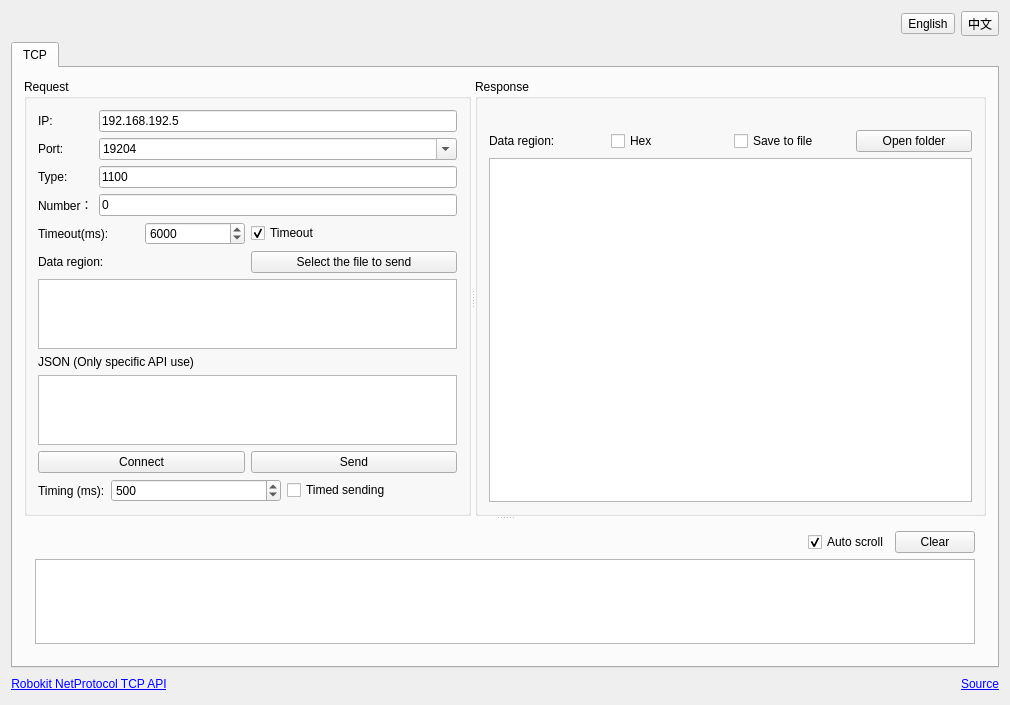
<?xml version="1.0" encoding="UTF-8"?>
<ui version="4.0">
 <class>SCTcpToolWidget</class>
 <widget class="QWidget" name="SCTcpToolWidget">
  <property name="geometry">
   <rect>
    <x>0</x>
    <y>0</y>
    <width>1010</width>
    <height>705</height>
   </rect>
  </property>
  <property name="windowTitle">
   <string>Network protocol test tool</string>
  </property>
  <property name="styleSheet">
   <string notr="true"/>
  </property>
  <layout class="QVBoxLayout" name="verticalLayout_4">
   <item>
    <layout class="QHBoxLayout" name="horizontalLayout_9">
     <item>
      <spacer name="horizontalSpacer_3">
       <property name="orientation">
        <enum>Qt::Horizontal</enum>
       </property>
       <property name="sizeHint" stdset="0">
        <size>
         <width>40</width>
         <height>20</height>
        </size>
       </property>
      </spacer>
     </item>
     <item>
      <widget class="QToolButton" name="toolButton_en">
       <property name="text">
        <string>English</string>
       </property>
      </widget>
     </item>
     <item>
      <widget class="QToolButton" name="toolButton_ch">
       <property name="text">
        <string>中文</string>
       </property>
      </widget>
     </item>
    </layout>
   </item>
   <item>
    <widget class="QTabWidget" name="tabWidget">
     <property name="currentIndex">
      <number>0</number>
     </property>
     <widget class="QWidget" name="tab">
      <attribute name="title">
       <string>TCP</string>
      </attribute>
      <layout class="QVBoxLayout" name="verticalLayout_5">
       <item>
        <widget class="QSplitter" name="splitter_2">
         <property name="lineWidth">
          <number>0</number>
         </property>
         <property name="orientation">
          <enum>Qt::Vertical</enum>
         </property>
         <widget class="QSplitter" name="splitter">
          <property name="lineWidth">
           <number>0</number>
          </property>
          <property name="orientation">
           <enum>Qt::Horizontal</enum>
          </property>
          <widget class="QGroupBox" name="groupBox">
           <property name="sizePolicy">
            <sizepolicy hsizetype="Preferred" vsizetype="Preferred">
             <horstretch>0</horstretch>
             <verstretch>0</verstretch>
            </sizepolicy>
           </property>
           <property name="title">
            <string>Request</string>
           </property>
           <layout class="QVBoxLayout" name="verticalLayout_2">
            <item>
             <layout class="QFormLayout" name="formLayout">
              <property name="sizeConstraint">
               <enum>QLayout::SetDefaultConstraint</enum>
              </property>
              <item row="0" column="0">
               <widget class="QLabel" name="label_2">
                <property name="text">
                 <string>IP:</string>
                </property>
               </widget>
              </item>
              <item row="0" column="1">
               <widget class="QLineEdit" name="lineEdit_ip">
                <property name="text">
                 <string>192.168.192.5</string>
                </property>
               </widget>
              </item>
              <item row="1" column="0">
               <widget class="QLabel" name="label_3">
                <property name="text">
                 <string>Port:</string>
                </property>
               </widget>
              </item>
              <item row="1" column="1">
               <widget class="QComboBox" name="comboBox_port">
                <property name="editable">
                 <bool>true</bool>
                </property>
                <item>
                 <property name="text">
                  <string>19204</string>
                 </property>
                </item>
                <item>
                 <property name="text">
                  <string>19205</string>
                 </property>
                </item>
                <item>
                 <property name="text">
                  <string>19206</string>
                 </property>
                </item>
                <item>
                 <property name="text">
                  <string>19207</string>
                 </property>
                </item>
                <item>
                 <property name="text">
                  <string>19208</string>
                 </property>
                </item>
                <item>
                 <property name="text">
                  <string>19209</string>
                 </property>
                </item>
                <item>
                 <property name="text">
                  <string>19210</string>
                 </property>
                </item>
                <item>
                 <property name="text">
                  <string>19200</string>
                 </property>
                </item>
               </widget>
              </item>
              <item row="2" column="0">
               <widget class="QLabel" name="label_9">
                <property name="text">
                 <string>Type:</string>
                </property>
               </widget>
              </item>
              <item row="2" column="1">
               <widget class="QLineEdit" name="lineEdit_sendCommand">
                <property name="text">
                 <string>1100</string>
                </property>
               </widget>
              </item>
              <item row="3" column="0">
               <widget class="QLabel" name="label_4">
                <property name="text">
                 <string>Number：</string>
                </property>
               </widget>
              </item>
              <item row="3" column="1">
               <widget class="QLineEdit" name="lineEdit_number">
                <property name="text">
                 <string>0</string>
                </property>
               </widget>
              </item>
             </layout>
            </item>
            <item>
             <layout class="QHBoxLayout" name="horizontalLayout_6">
              <item>
               <layout class="QHBoxLayout" name="horizontalLayout_3">
                <item>
                 <widget class="QLabel" name="label_7">
                  <property name="sizePolicy">
                   <sizepolicy hsizetype="Preferred" vsizetype="Preferred">
                    <horstretch>0</horstretch>
                    <verstretch>0</verstretch>
                   </sizepolicy>
                  </property>
                  <property name="text">
                   <string>Timeout(ms):</string>
                  </property>
                 </widget>
                </item>
                <item>
                 <widget class="QSpinBox" name="spinBox_timeOut">
                  <property name="minimum">
                   <number>100</number>
                  </property>
                  <property name="maximum">
                   <number>99999999</number>
                  </property>
                  <property name="value">
                   <number>6000</number>
                  </property>
                 </widget>
                </item>
               </layout>
              </item>
              <item>
               <widget class="QCheckBox" name="checkBox_timeOut">
                <property name="text">
                 <string>Timeout</string>
                </property>
                <property name="checked">
                 <bool>true</bool>
                </property>
               </widget>
              </item>
             </layout>
            </item>
            <item>
             <layout class="QHBoxLayout" name="horizontalLayout">
              <item>
               <widget class="QLabel" name="label_5">
                <property name="text">
                 <string>Data region:</string>
                </property>
               </widget>
              </item>
              <item>
               <widget class="QPushButton" name="pushButton_zipFile">
                <property name="text">
                 <string>Select the file to send</string>
                </property>
               </widget>
              </item>
             </layout>
            </item>
            <item>
             <widget class="QTextEdit" name="textEdit_sendData">
              <property name="sizePolicy">
               <sizepolicy hsizetype="Preferred" vsizetype="Expanding">
                <horstretch>0</horstretch>
                <verstretch>0</verstretch>
               </sizepolicy>
              </property>
             </widget>
            </item>
            <item>
             <widget class="QLabel" name="label">
              <property name="text">
               <string>JSON (Only specific API use)</string>
              </property>
             </widget>
            </item>
            <item>
             <widget class="QTextEdit" name="textEdit_JSON"/>
            </item>
            <item>
             <layout class="QHBoxLayout" name="horizontalLayout_4">
              <item>
               <widget class="QPushButton" name="pushButton_connect">
                <property name="text">
                 <string>Connect</string>
                </property>
                <property name="checkable">
                 <bool>true</bool>
                </property>
               </widget>
              </item>
              <item>
               <widget class="QPushButton" name="pushButton_send">
                <property name="text">
                 <string>Send</string>
                </property>
               </widget>
              </item>
             </layout>
            </item>
            <item>
             <layout class="QHBoxLayout" name="horizontalLayout_8">
              <item>
               <widget class="QLabel" name="label_10">
                <property name="sizePolicy">
                 <sizepolicy hsizetype="Fixed" vsizetype="Preferred">
                  <horstretch>0</horstretch>
                  <verstretch>0</verstretch>
                 </sizepolicy>
                </property>
                <property name="text">
                 <string>Timing (ms):</string>
                </property>
               </widget>
              </item>
              <item>
               <widget class="QSpinBox" name="spinBox_queryTime">
                <property name="maximum">
                 <number>9999</number>
                </property>
                <property name="value">
                 <number>500</number>
                </property>
               </widget>
              </item>
              <item>
               <widget class="QCheckBox" name="checkBox_queryTime">
                <property name="text">
                 <string>Timed sending</string>
                </property>
               </widget>
              </item>
             </layout>
            </item>
           </layout>
          </widget>
          <widget class="QGroupBox" name="groupBox_2">
           <property name="sizePolicy">
            <sizepolicy hsizetype="Expanding" vsizetype="Expanding">
             <horstretch>0</horstretch>
             <verstretch>0</verstretch>
            </sizepolicy>
           </property>
           <property name="title">
            <string>Response</string>
           </property>
           <layout class="QVBoxLayout" name="verticalLayout">
            <item>
             <widget class="QLabel" name="label_revText">
              <property name="text">
               <string/>
              </property>
             </widget>
            </item>
            <item>
             <layout class="QHBoxLayout" name="horizontalLayout_5">
              <item>
               <widget class="QLabel" name="label_12">
                <property name="text">
                 <string>Data region:</string>
                </property>
               </widget>
              </item>
              <item>
               <widget class="QCheckBox" name="checkBox_revHex">
                <property name="text">
                 <string>Hex</string>
                </property>
               </widget>
              </item>
              <item>
               <widget class="QCheckBox" name="checkBox_saveFile">
                <property name="text">
                 <string>Save to file</string>
                </property>
               </widget>
              </item>
              <item>
               <widget class="QPushButton" name="pushButton_openFolder">
                <property name="text">
                 <string>Open folder</string>
                </property>
               </widget>
              </item>
             </layout>
            </item>
            <item>
             <widget class="QTextEdit" name="textEdit_revData">
              <property name="sizePolicy">
               <sizepolicy hsizetype="Expanding" vsizetype="Expanding">
                <horstretch>0</horstretch>
                <verstretch>0</verstretch>
               </sizepolicy>
              </property>
              <property name="readOnly">
               <bool>false</bool>
              </property>
             </widget>
            </item>
           </layout>
          </widget>
         </widget>
         <widget class="QWidget" name="layoutWidget">
          <layout class="QVBoxLayout" name="verticalLayout_3">
           <item>
            <layout class="QHBoxLayout" name="horizontalLayout_2">
             <item>
              <spacer name="horizontalSpacer">
               <property name="orientation">
                <enum>Qt::Horizontal</enum>
               </property>
               <property name="sizeHint" stdset="0">
                <size>
                 <width>40</width>
                 <height>20</height>
                </size>
               </property>
              </spacer>
             </item>
             <item>
              <widget class="QCheckBox" name="checkBox_automatically">
               <property name="text">
                <string>Auto scroll</string>
               </property>
               <property name="checked">
                <bool>true</bool>
               </property>
              </widget>
             </item>
             <item>
              <widget class="QPushButton" name="pushButton_clearInfo">
               <property name="text">
                <string>Clear</string>
               </property>
              </widget>
             </item>
            </layout>
           </item>
           <item>
            <widget class="QTextEdit" name="textEdit_info">
             <property name="readOnly">
              <bool>false</bool>
             </property>
            </widget>
           </item>
          </layout>
         </widget>
        </widget>
       </item>
      </layout>
     </widget>
    </widget>
   </item>
   <item>
    <layout class="QHBoxLayout" name="horizontalLayout_7">
     <item>
      <widget class="QLabel" name="label_11">
       <property name="text">
        <string>&lt;html&gt;&lt;head/&gt;&lt;body&gt;&lt;p&gt;&lt;a href=&quot;https://seer-group.yuque.com/books/share/16f5a74f-7109-4cef-b5d2-cf1414f20089?# 《Robokit API 通信协议》&quot;&gt;&lt;span style=&quot; text-decoration: underline; color:#0000ff;&quot;&gt;Robokit NetProtocol TCP API&lt;/span&gt;&lt;/a&gt;&lt;/p&gt;&lt;/body&gt;&lt;/html&gt;</string>
       </property>
       <property name="alignment">
        <set>Qt::AlignCenter</set>
       </property>
       <property name="openExternalLinks">
        <bool>true</bool>
       </property>
      </widget>
     </item>
     <item>
      <spacer name="horizontalSpacer_2">
       <property name="orientation">
        <enum>Qt::Horizontal</enum>
       </property>
       <property name="sizeHint" stdset="0">
        <size>
         <width>40</width>
         <height>20</height>
        </size>
       </property>
      </spacer>
     </item>
     <item>
      <widget class="QLabel" name="label_6">
       <property name="text">
        <string>&lt;html&gt;&lt;head/&gt;&lt;body&gt;&lt;p&gt;&lt;a href=&quot;https://github.com/seer-robotics/SeerTCPTest&quot;&gt;&lt;span style=&quot; text-decoration: underline; color:#0000ff;&quot;&gt;Source&lt;/span&gt;&lt;/a&gt;&lt;/p&gt;&lt;/body&gt;&lt;/html&gt;</string>
       </property>
       <property name="alignment">
        <set>Qt::AlignCenter</set>
       </property>
       <property name="openExternalLinks">
        <bool>true</bool>
       </property>
      </widget>
     </item>
    </layout>
   </item>
  </layout>
 </widget>
 <layoutdefault spacing="6" margin="11"/>
 <resources/>
 <connections/>
</ui>
